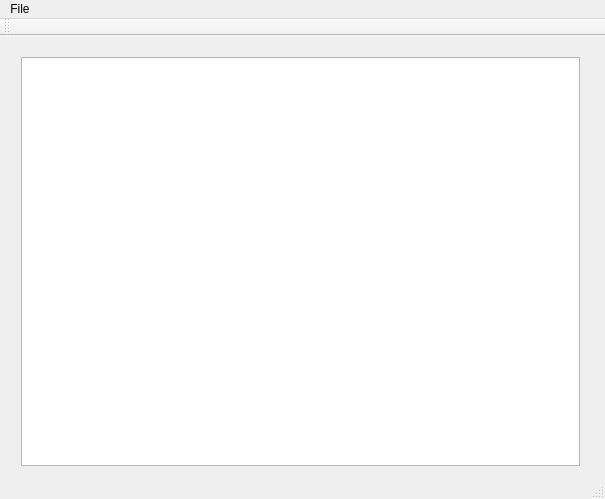
<?xml version="1.0" encoding="UTF-8"?>
<ui version="4.0">
 <class>MainWindow</class>
 <widget class="QMainWindow" name="MainWindow">
  <property name="geometry">
   <rect>
    <x>0</x>
    <y>0</y>
    <width>605</width>
    <height>499</height>
   </rect>
  </property>
  <property name="windowTitle">
   <string>MainWindow</string>
  </property>
  <widget class="QWidget" name="centralWidget">
   <widget class="QWidget" name="verticalLayoutWidget">
    <property name="geometry">
     <rect>
      <x>10</x>
      <y>10</y>
      <width>581</width>
      <height>431</height>
     </rect>
    </property>
    <layout class="QVBoxLayout" name="verticalLayout">
     <property name="sizeConstraint">
      <enum>QLayout::SetDefaultConstraint</enum>
     </property>
     <item>
      <widget class="QPlainTextEdit" name="plainTextEdit"/>
     </item>
    </layout>
   </widget>
  </widget>
  <widget class="QMenuBar" name="menuBar">
   <property name="geometry">
    <rect>
     <x>0</x>
     <y>0</y>
     <width>605</width>
     <height>20</height>
    </rect>
   </property>
   <widget class="QMenu" name="menuFile">
    <property name="title">
     <string>File</string>
    </property>
    <addaction name="actionOpen"/>
    <addaction name="actionSave"/>
   </widget>
   <addaction name="menuFile"/>
  </widget>
  <widget class="QToolBar" name="mainToolBar">
   <attribute name="toolBarArea">
    <enum>TopToolBarArea</enum>
   </attribute>
   <attribute name="toolBarBreak">
    <bool>false</bool>
   </attribute>
  </widget>
  <widget class="QStatusBar" name="statusBar"/>
  <action name="actionOpen">
   <property name="text">
    <string>Open</string>
   </property>
  </action>
  <action name="actionSave">
   <property name="text">
    <string>Save</string>
   </property>
  </action>
 </widget>
 <layoutdefault spacing="6" margin="11"/>
 <resources/>
 <connections/>
</ui>
